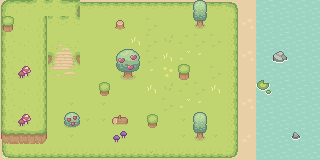

A 2D game scene composited from a Tiled map and its tileset images. What follows is a short description and the map's XML, with each tile layer's data collapsed to a summary:
An orthogonal 20x10 tile map with 16x16 px tiles, 5 tile layers (Dirt, Grass, Water, Hills, ...), 5 tilesets.

<map version="1.10" tiledversion="1.11.0" orientation="orthogonal" renderorder="right-down" width="20" height="10" tilewidth="16" tileheight="16" infinite="0" nextlayerid="6" nextobjectid="1">
 <tileset firstgid="1" name="Grass" tilewidth="16" tileheight="16" tilecount="77" columns="11">
  <image source="Grass.png" width="176" height="112" />
 </tileset>
 <tileset firstgid="78" name="Hills" tilewidth="16" tileheight="16" tilecount="77" columns="11">
  <image source="Hills.png" width="176" height="112" />
 </tileset>
 <tileset firstgid="155" name="Water" tilewidth="16" tileheight="16" tilecount="4" columns="4">
  <image source="Water.png" width="64" height="16" />
 </tileset>
 <tileset firstgid="159" name="Basic_Grass_Biom_things" tilewidth="16" tileheight="16" tilecount="45" columns="9">
  <image source="Basic_Grass_Biom_things.png" width="144" height="80" />
 </tileset>
 <tileset firstgid="204" name="Tilled_Dirt_v2" tilewidth="16" tileheight="16" tilecount="77" columns="11">
  <image source="Tilled_Dirt_v2.png" width="176" height="112" />
 </tileset>
 <layer id="2" name="Dirt" width="20" height="10">
  <data>[200 cells, 198 non-empty, 7 distinct tile ids]</data>
 </layer>
 <layer id="1" name="Grass" width="20" height="10">
  <data>[200 cells, 200 non-empty, 10 distinct tile ids]</data>
 </layer>
 <layer id="5" name="Water" width="20" height="10">
  <data>[200 cells, 40 non-empty, 4 distinct tile ids]</data>
 </layer>
 <layer id="3" name="Hills" width="20" height="10">
  <data>[200 cells, 37 non-empty, 16 distinct tile ids]</data>
 </layer>
 <layer id="4" name="Shrubs" width="20" height="10">
  <data>[200 cells, 54 non-empty, 26 distinct tile ids]</data>
 </layer>
</map>
